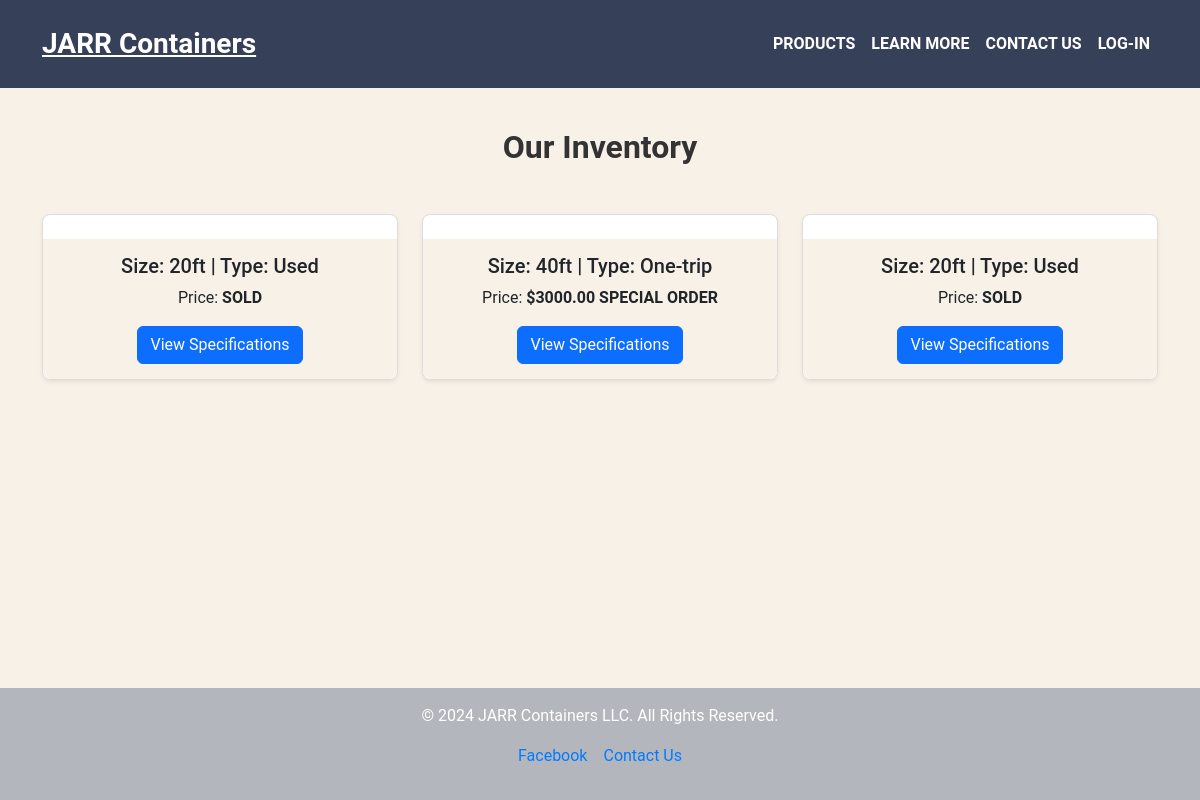
Page /products on the committed database.
### app.py (models this page shows, shortened)
class Container(db.Model):
    id = db.Column(db.Integer, primary_key=True)
    image1 = db.Column(db.String(200), nullable=True)
    image2 = db.Column(db.String(200), nullable=True)
    image3 = db.Column(db.String(200), nullable=True)
    image4 = db.Column(db.String(200), nullable=True)
    image5 = db.Column(db.String(200), nullable=True)
    price = db.Column(db.String(50), nullable=False)
    size = db.Column(db.String(50), nullable=False)
    type = db.Column(db.String(50), nullable=False)
    details = db.Column(db.Text, nullable=False)

### app.py (the view)
@app.route('/products')
def products():
    containers = Container.query.all()
    return render_template('products.html', containers=containers)

### templates/products.html (shortened to what this page needs)
{% extends 'base.html' %}
{% block content %}
<section class="container py-5">
    <h2 class="text-center mb-5">Our Inventory</h2>
    <div class="row gy-4">
        {% if containers %}
            {% for container in containers %}
            <div class="col-md-6 col-lg-4">
                <div class="card w-100 h-100 shadow-sm">
                    <div class="card-body">
                        <h5 class="card-title">Size: {{ container.size }} | Type: {{ container.type }}</h5>
                        <p class="card-text">Price: <strong>{{ container.price }}</strong></p>
                        <a href="{{ url_for('product_specifications', container_id=container.id) }}" class="btn btn-primary">View Specifications</a>
                    </div>
                </div>
            </div>
            {% endfor %}
        {% else %}
        <p class="text-center">No containers are available at the moment. Please check back later!</p>
        {% endif %}
    </div>
</section>
{% endblock %}

### static/css/styles.css (style rules this page uses)
* { margin: 0; padding: 0; box-sizing: border-box; }
html, body { height: 100%; margin: 0; }
body { padding-top: 80px; font-family: 'Roboto', sans-serif; background-color: #f8f1e7; color: #000; display: flex; flex-direction: column; }
section { padding: 60px 20px; }
section h2 { font-weight: 700; }
.card { border: 1px solid #ddd; border-radius: 8px; transition: transform 0.2s ease, box-shadow 0.2s ease; width: 30%; box-sizing: border-box; }
.card-body { text-align: center; background-color: #f8f1e7; border-radius: 0 0 8px 8px; padding: 15px; }
.card-text { font-size: medium; }
h2 { font-size: 2rem; font-weight: 700; color: #333; }
section h2 { font-weight: 700; font-size: 2rem; color: #333; }

### rows in the picture
Container: size "20ft", type "Used", price "SOLD"
Container: size "40ft", type "One-trip", price "$3000.00 SPECIAL ORDER"
Container: size "20ft", type "Used", price "SOLD"
